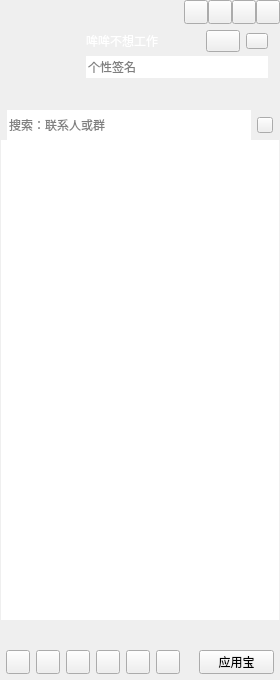
<?xml version="1.0" encoding="UTF-8"?>
<ui version="4.0">
 <class>CCMainWindowClass</class>
 <widget class="QWidget" name="CCMainWindowClass">
  <property name="geometry">
   <rect>
    <x>0</x>
    <y>0</y>
    <width>280</width>
    <height>680</height>
   </rect>
  </property>
  <property name="sizePolicy">
   <sizepolicy hsizetype="Fixed" vsizetype="Preferred">
    <horstretch>0</horstretch>
    <verstretch>0</verstretch>
   </sizepolicy>
  </property>
  <property name="minimumSize">
   <size>
    <width>280</width>
    <height>680</height>
   </size>
  </property>
  <property name="maximumSize">
   <size>
    <width>280</width>
    <height>16777215</height>
   </size>
  </property>
  <property name="windowTitle">
   <string>CCMainWindow</string>
  </property>
  <layout class="QVBoxLayout" name="verticalLayout_6">
   <property name="spacing">
    <number>0</number>
   </property>
   <property name="leftMargin">
    <number>0</number>
   </property>
   <property name="topMargin">
    <number>0</number>
   </property>
   <property name="rightMargin">
    <number>0</number>
   </property>
   <property name="bottomMargin">
    <number>0</number>
   </property>
   <item>
    <widget class="QWidget" name="titleWidget" native="true">
     <property name="sizePolicy">
      <sizepolicy hsizetype="Expanding" vsizetype="Preferred">
       <horstretch>0</horstretch>
       <verstretch>0</verstretch>
      </sizepolicy>
     </property>
     <property name="titleskin" stdset="0">
      <bool>true</bool>
     </property>
     <layout class="QVBoxLayout" name="verticalLayout_2">
      <property name="spacing">
       <number>0</number>
      </property>
      <property name="leftMargin">
       <number>0</number>
      </property>
      <property name="topMargin">
       <number>0</number>
      </property>
      <property name="rightMargin">
       <number>0</number>
      </property>
      <property name="bottomMargin">
       <number>0</number>
      </property>
      <item>
       <layout class="QHBoxLayout" name="horizontalLayout">
        <property name="spacing">
         <number>0</number>
        </property>
        <property name="leftMargin">
         <number>12</number>
        </property>
        <item>
         <widget class="QLabel" name="titleIcon">
          <property name="sizePolicy">
           <sizepolicy hsizetype="Fixed" vsizetype="Fixed">
            <horstretch>0</horstretch>
            <verstretch>0</verstretch>
           </sizepolicy>
          </property>
          <property name="minimumSize">
           <size>
            <width>42</width>
            <height>18</height>
           </size>
          </property>
          <property name="maximumSize">
           <size>
            <width>42</width>
            <height>18</height>
           </size>
          </property>
          <property name="text">
           <string/>
          </property>
         </widget>
        </item>
        <item>
         <spacer name="horizontalSpacer">
          <property name="orientation">
           <enum>Qt::Orientation::Horizontal</enum>
          </property>
          <property name="sizeHint" stdset="0">
           <size>
            <width>40</width>
            <height>20</height>
           </size>
          </property>
         </spacer>
        </item>
        <item>
         <widget class="QPushButton" name="palcehold1">
          <property name="sizePolicy">
           <sizepolicy hsizetype="Fixed" vsizetype="Fixed">
            <horstretch>0</horstretch>
            <verstretch>0</verstretch>
           </sizepolicy>
          </property>
          <property name="minimumSize">
           <size>
            <width>24</width>
            <height>24</height>
           </size>
          </property>
          <property name="maximumSize">
           <size>
            <width>24</width>
            <height>24</height>
           </size>
          </property>
          <property name="text">
           <string/>
          </property>
         </widget>
        </item>
        <item>
         <widget class="QPushButton" name="placehold2">
          <property name="sizePolicy">
           <sizepolicy hsizetype="Fixed" vsizetype="Fixed">
            <horstretch>0</horstretch>
            <verstretch>0</verstretch>
           </sizepolicy>
          </property>
          <property name="minimumSize">
           <size>
            <width>24</width>
            <height>24</height>
           </size>
          </property>
          <property name="maximumSize">
           <size>
            <width>24</width>
            <height>24</height>
           </size>
          </property>
          <property name="text">
           <string/>
          </property>
         </widget>
        </item>
        <item>
         <widget class="QPushButton" name="sysmin">
          <property name="sizePolicy">
           <sizepolicy hsizetype="Fixed" vsizetype="Fixed">
            <horstretch>0</horstretch>
            <verstretch>0</verstretch>
           </sizepolicy>
          </property>
          <property name="minimumSize">
           <size>
            <width>24</width>
            <height>24</height>
           </size>
          </property>
          <property name="maximumSize">
           <size>
            <width>24</width>
            <height>24</height>
           </size>
          </property>
          <property name="text">
           <string/>
          </property>
         </widget>
        </item>
        <item>
         <widget class="QPushButton" name="sysclose">
          <property name="sizePolicy">
           <sizepolicy hsizetype="Fixed" vsizetype="Fixed">
            <horstretch>0</horstretch>
            <verstretch>0</verstretch>
           </sizepolicy>
          </property>
          <property name="minimumSize">
           <size>
            <width>24</width>
            <height>24</height>
           </size>
          </property>
          <property name="maximumSize">
           <size>
            <width>24</width>
            <height>24</height>
           </size>
          </property>
          <property name="text">
           <string/>
          </property>
         </widget>
        </item>
       </layout>
      </item>
      <item>
       <layout class="QHBoxLayout" name="horizontalLayout_3">
        <property name="leftMargin">
         <number>12</number>
        </property>
        <property name="topMargin">
         <number>6</number>
        </property>
        <property name="rightMargin">
         <number>12</number>
        </property>
        <property name="bottomMargin">
         <number>6</number>
        </property>
        <item>
         <widget class="QLabel" name="headLabel">
          <property name="sizePolicy">
           <sizepolicy hsizetype="Fixed" vsizetype="Fixed">
            <horstretch>0</horstretch>
            <verstretch>0</verstretch>
           </sizepolicy>
          </property>
          <property name="minimumSize">
           <size>
            <width>68</width>
            <height>68</height>
           </size>
          </property>
          <property name="maximumSize">
           <size>
            <width>68</width>
            <height>68</height>
           </size>
          </property>
          <property name="text">
           <string/>
          </property>
         </widget>
        </item>
        <item>
         <layout class="QVBoxLayout" name="verticalLayout">
          <property name="spacing">
           <number>4</number>
          </property>
          <item>
           <layout class="QHBoxLayout" name="horizontalLayout_2">
            <item>
             <widget class="QLabel" name="nameLabel">
              <property name="sizePolicy">
               <sizepolicy hsizetype="Expanding" vsizetype="Fixed">
                <horstretch>0</horstretch>
                <verstretch>0</verstretch>
               </sizepolicy>
              </property>
              <property name="minimumSize">
               <size>
                <width>0</width>
                <height>22</height>
               </size>
              </property>
              <property name="maximumSize">
               <size>
                <width>16777215</width>
                <height>22</height>
               </size>
              </property>
              <property name="styleSheet">
               <string notr="true">color:rgb(255,255,255);
font:75 12pt &quot;微软雅黑&quot;;</string>
              </property>
              <property name="text">
               <string>哞哞不想工作</string>
              </property>
             </widget>
            </item>
            <item>
             <widget class="QPushButton" name="stausBtn">
              <property name="sizePolicy">
               <sizepolicy hsizetype="Fixed" vsizetype="Fixed">
                <horstretch>0</horstretch>
                <verstretch>0</verstretch>
               </sizepolicy>
              </property>
              <property name="minimumSize">
               <size>
                <width>34</width>
                <height>22</height>
               </size>
              </property>
              <property name="maximumSize">
               <size>
                <width>34</width>
                <height>22</height>
               </size>
              </property>
              <property name="text">
               <string/>
              </property>
              <property name="hasborder" stdset="0">
               <bool>true</bool>
              </property>
             </widget>
            </item>
            <item>
             <widget class="QPushButton" name="levelBtn">
              <property name="sizePolicy">
               <sizepolicy hsizetype="Fixed" vsizetype="Fixed">
                <horstretch>0</horstretch>
                <verstretch>0</verstretch>
               </sizepolicy>
              </property>
              <property name="minimumSize">
               <size>
                <width>22</width>
                <height>16</height>
               </size>
              </property>
              <property name="maximumSize">
               <size>
                <width>22</width>
                <height>16</height>
               </size>
              </property>
              <property name="text">
               <string/>
              </property>
              <property name="hasborder" stdset="0">
               <bool>true</bool>
              </property>
             </widget>
            </item>
           </layout>
          </item>
          <item>
           <widget class="QLineEdit" name="lineEdit">
            <property name="minimumSize">
             <size>
              <width>0</width>
              <height>22</height>
             </size>
            </property>
            <property name="maximumSize">
             <size>
              <width>16777215</width>
              <height>22</height>
             </size>
            </property>
            <property name="frame">
             <bool>false</bool>
            </property>
            <property name="placeholderText">
             <string>个性签名</string>
            </property>
           </widget>
          </item>
          <item>
           <widget class="QWidget" name="appWidget" native="true">
            <property name="sizePolicy">
             <sizepolicy hsizetype="Expanding" vsizetype="Fixed">
              <horstretch>0</horstretch>
              <verstretch>0</verstretch>
             </sizepolicy>
            </property>
            <property name="minimumSize">
             <size>
              <width>0</width>
              <height>22</height>
             </size>
            </property>
            <property name="maximumSize">
             <size>
              <width>16777215</width>
              <height>22</height>
             </size>
            </property>
           </widget>
          </item>
         </layout>
        </item>
       </layout>
      </item>
     </layout>
    </widget>
   </item>
   <item>
    <widget class="QWidget" name="widget" native="true">
     <property name="sizePolicy">
      <sizepolicy hsizetype="Expanding" vsizetype="Expanding">
       <horstretch>0</horstretch>
       <verstretch>0</verstretch>
      </sizepolicy>
     </property>
     <layout class="QVBoxLayout" name="verticalLayout_4">
      <property name="spacing">
       <number>0</number>
      </property>
      <property name="leftMargin">
       <number>1</number>
      </property>
      <property name="topMargin">
       <number>0</number>
      </property>
      <property name="rightMargin">
       <number>1</number>
      </property>
      <property name="bottomMargin">
       <number>0</number>
      </property>
      <item>
       <widget class="QWidget" name="searchWidget" native="true">
        <property name="sizePolicy">
         <sizepolicy hsizetype="Expanding" vsizetype="Fixed">
          <horstretch>0</horstretch>
          <verstretch>0</verstretch>
         </sizepolicy>
        </property>
        <property name="minimumSize">
         <size>
          <width>0</width>
          <height>30</height>
         </size>
        </property>
        <property name="maximumSize">
         <size>
          <width>16777215</width>
          <height>30</height>
         </size>
        </property>
        <layout class="QHBoxLayout" name="horizontalLayout_4">
         <property name="leftMargin">
          <number>6</number>
         </property>
         <property name="topMargin">
          <number>0</number>
         </property>
         <property name="rightMargin">
          <number>6</number>
         </property>
         <property name="bottomMargin">
          <number>0</number>
         </property>
         <item>
          <widget class="QLineEdit" name="searchLineEdit">
           <property name="minimumSize">
            <size>
             <width>0</width>
             <height>30</height>
            </size>
           </property>
           <property name="maximumSize">
            <size>
             <width>16777215</width>
             <height>30</height>
            </size>
           </property>
           <property name="frame">
            <bool>false</bool>
           </property>
           <property name="placeholderText">
            <string>搜索：联系人或群</string>
           </property>
          </widget>
         </item>
         <item>
          <widget class="QPushButton" name="searchBtn">
           <property name="sizePolicy">
            <sizepolicy hsizetype="Fixed" vsizetype="Fixed">
             <horstretch>0</horstretch>
             <verstretch>0</verstretch>
            </sizepolicy>
           </property>
           <property name="minimumSize">
            <size>
             <width>16</width>
             <height>16</height>
            </size>
           </property>
           <property name="maximumSize">
            <size>
             <width>16</width>
             <height>16</height>
            </size>
           </property>
           <property name="text">
            <string/>
           </property>
          </widget>
         </item>
        </layout>
       </widget>
      </item>
      <item>
       <widget class="QScrollArea" name="scrollArea">
        <property name="frameShape">
         <enum>QFrame::Shape::NoFrame</enum>
        </property>
        <property name="widgetResizable">
         <bool>true</bool>
        </property>
        <widget class="QWidget" name="scrollAreaWidgetContents">
         <property name="geometry">
          <rect>
           <x>0</x>
           <y>0</y>
           <width>278</width>
           <height>474</height>
          </rect>
         </property>
         <property name="sizePolicy">
          <sizepolicy hsizetype="Expanding" vsizetype="Expanding">
           <horstretch>0</horstretch>
           <verstretch>0</verstretch>
          </sizepolicy>
         </property>
         <layout class="QVBoxLayout" name="verticalLayout_3">
          <property name="spacing">
           <number>0</number>
          </property>
          <property name="leftMargin">
           <number>0</number>
          </property>
          <property name="topMargin">
           <number>0</number>
          </property>
          <property name="rightMargin">
           <number>0</number>
          </property>
          <property name="bottomMargin">
           <number>0</number>
          </property>
          <item>
           <widget class="QTreeWidget" name="treeWidget">
            <property name="frameShape">
             <enum>QFrame::Shape::NoFrame</enum>
            </property>
            <property name="verticalScrollBarPolicy">
             <enum>Qt::ScrollBarPolicy::ScrollBarAlwaysOff</enum>
            </property>
            <property name="horizontalScrollBarPolicy">
             <enum>Qt::ScrollBarPolicy::ScrollBarAlwaysOff</enum>
            </property>
            <property name="editTriggers">
             <set>QAbstractItemView::EditTrigger::AllEditTriggers</set>
            </property>
            <property name="indentation">
             <number>0</number>
            </property>
            <property name="headerHidden">
             <bool>true</bool>
            </property>
            <property name="expandsOnDoubleClick">
             <bool>false</bool>
            </property>
            <column>
             <property name="text">
              <string notr="true">1</string>
             </property>
            </column>
           </widget>
          </item>
         </layout>
        </widget>
       </widget>
      </item>
     </layout>
    </widget>
   </item>
   <item>
    <widget class="QWidget" name="bottomWidget" native="true">
     <property name="sizePolicy">
      <sizepolicy hsizetype="Expanding" vsizetype="Fixed">
       <horstretch>0</horstretch>
       <verstretch>0</verstretch>
      </sizepolicy>
     </property>
     <property name="minimumSize">
      <size>
       <width>0</width>
       <height>60</height>
      </size>
     </property>
     <property name="maximumSize">
      <size>
       <width>16777215</width>
       <height>60</height>
      </size>
     </property>
     <property name="bottomskin" stdset="0">
      <bool>true</bool>
     </property>
     <layout class="QVBoxLayout" name="verticalLayout_5" stretch="1,1">
      <property name="leftMargin">
       <number>6</number>
      </property>
      <property name="topMargin">
       <number>6</number>
      </property>
      <property name="rightMargin">
       <number>6</number>
      </property>
      <property name="bottomMargin">
       <number>6</number>
      </property>
      <item>
       <layout class="QHBoxLayout" name="bottomLayout_up"/>
      </item>
      <item>
       <layout class="QHBoxLayout" name="horizontalLayout_5">
        <item>
         <widget class="QPushButton" name="bottomBtn_1">
          <property name="sizePolicy">
           <sizepolicy hsizetype="Fixed" vsizetype="Fixed">
            <horstretch>0</horstretch>
            <verstretch>0</verstretch>
           </sizepolicy>
          </property>
          <property name="minimumSize">
           <size>
            <width>24</width>
            <height>24</height>
           </size>
          </property>
          <property name="maximumSize">
           <size>
            <width>24</width>
            <height>24</height>
           </size>
          </property>
          <property name="text">
           <string/>
          </property>
         </widget>
        </item>
        <item>
         <widget class="QPushButton" name="bottomBtn_2">
          <property name="sizePolicy">
           <sizepolicy hsizetype="Fixed" vsizetype="Fixed">
            <horstretch>0</horstretch>
            <verstretch>0</verstretch>
           </sizepolicy>
          </property>
          <property name="minimumSize">
           <size>
            <width>24</width>
            <height>24</height>
           </size>
          </property>
          <property name="maximumSize">
           <size>
            <width>24</width>
            <height>24</height>
           </size>
          </property>
          <property name="text">
           <string/>
          </property>
         </widget>
        </item>
        <item>
         <widget class="QPushButton" name="bottomBtn_3">
          <property name="sizePolicy">
           <sizepolicy hsizetype="Fixed" vsizetype="Fixed">
            <horstretch>0</horstretch>
            <verstretch>0</verstretch>
           </sizepolicy>
          </property>
          <property name="minimumSize">
           <size>
            <width>24</width>
            <height>24</height>
           </size>
          </property>
          <property name="maximumSize">
           <size>
            <width>24</width>
            <height>24</height>
           </size>
          </property>
          <property name="text">
           <string/>
          </property>
         </widget>
        </item>
        <item>
         <widget class="QPushButton" name="bottomBtn_4">
          <property name="sizePolicy">
           <sizepolicy hsizetype="Fixed" vsizetype="Fixed">
            <horstretch>0</horstretch>
            <verstretch>0</verstretch>
           </sizepolicy>
          </property>
          <property name="minimumSize">
           <size>
            <width>24</width>
            <height>24</height>
           </size>
          </property>
          <property name="maximumSize">
           <size>
            <width>24</width>
            <height>24</height>
           </size>
          </property>
          <property name="text">
           <string/>
          </property>
         </widget>
        </item>
        <item>
         <widget class="QPushButton" name="bottomBtn_5">
          <property name="sizePolicy">
           <sizepolicy hsizetype="Fixed" vsizetype="Fixed">
            <horstretch>0</horstretch>
            <verstretch>0</verstretch>
           </sizepolicy>
          </property>
          <property name="minimumSize">
           <size>
            <width>24</width>
            <height>24</height>
           </size>
          </property>
          <property name="maximumSize">
           <size>
            <width>24</width>
            <height>24</height>
           </size>
          </property>
          <property name="text">
           <string/>
          </property>
         </widget>
        </item>
        <item>
         <widget class="QPushButton" name="bottomBtn_6">
          <property name="sizePolicy">
           <sizepolicy hsizetype="Fixed" vsizetype="Fixed">
            <horstretch>0</horstretch>
            <verstretch>0</verstretch>
           </sizepolicy>
          </property>
          <property name="minimumSize">
           <size>
            <width>24</width>
            <height>24</height>
           </size>
          </property>
          <property name="maximumSize">
           <size>
            <width>24</width>
            <height>24</height>
           </size>
          </property>
          <property name="text">
           <string/>
          </property>
         </widget>
        </item>
        <item>
         <spacer name="horizontalSpacer_2">
          <property name="orientation">
           <enum>Qt::Orientation::Horizontal</enum>
          </property>
          <property name="sizeHint" stdset="0">
           <size>
            <width>18</width>
            <height>20</height>
           </size>
          </property>
         </spacer>
        </item>
        <item>
         <widget class="QPushButton" name="bottomBtn_7">
          <property name="sizePolicy">
           <sizepolicy hsizetype="Preferred" vsizetype="Fixed">
            <horstretch>0</horstretch>
            <verstretch>0</verstretch>
           </sizepolicy>
          </property>
          <property name="minimumSize">
           <size>
            <width>24</width>
            <height>24</height>
           </size>
          </property>
          <property name="maximumSize">
           <size>
            <width>86</width>
            <height>24</height>
           </size>
          </property>
          <property name="focusPolicy">
           <enum>Qt::FocusPolicy::StrongFocus</enum>
          </property>
          <property name="text">
           <string>应用宝</string>
          </property>
          <property name="flat">
           <bool>false</bool>
          </property>
         </widget>
        </item>
       </layout>
      </item>
     </layout>
    </widget>
   </item>
  </layout>
 </widget>
 <layoutdefault spacing="6" margin="11"/>
 <resources>
  <include location="CCMainWindow.qrc"/>
 </resources>
 <connections/>
</ui>
